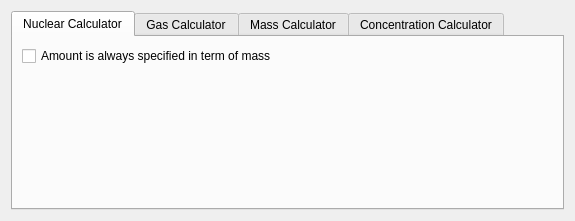
<?xml version="1.0" encoding="UTF-8"?>
<ui version="4.0">
 <class>setupCalc</class>
 <widget class="QWidget" name="setupCalc">
  <property name="geometry">
   <rect>
    <x>0</x>
    <y>0</y>
    <width>575</width>
    <height>221</height>
   </rect>
  </property>
  <layout class="QVBoxLayout" name="verticalLayout">
   <item>
    <widget class="QTabWidget" name="tabWidget">
     <property name="toolTip">
      <string>&lt;big&gt;The settings of the molecular concentration calculator&lt;/big&gt;</string>
     </property>
     <property name="currentIndex">
      <number>0</number>
     </property>
     <widget class="QWidget" name="nuclear">
      <attribute name="title">
       <string>Nuclear Calculator</string>
      </attribute>
      <layout class="QVBoxLayout" name="verticalLayout_5">
       <item>
        <widget class="QCheckBox" name="kcfg_mass">
         <property name="text">
          <string>Amount is always specified in term of mass</string>
         </property>
        </widget>
       </item>
       <item>
        <spacer name="verticalSpacer_4">
         <property name="orientation">
          <enum>Qt::Vertical</enum>
         </property>
         <property name="sizeHint" stdset="0">
          <size>
           <width>20</width>
           <height>171</height>
          </size>
         </property>
        </spacer>
       </item>
      </layout>
     </widget>
     <widget class="QWidget" name="gas">
      <attribute name="title">
       <string>Gas Calculator</string>
      </attribute>
      <layout class="QVBoxLayout" name="verticalLayout_2">
       <item>
        <layout class="QHBoxLayout" name="horizontalLayout">
         <item>
          <widget class="QCheckBox" name="kcfg_ideal">
           <property name="text">
            <string>Assume Gas is ideal (i.e. do not show Van der Waals co-efficients)</string>
           </property>
           <property name="checked">
            <bool>true</bool>
           </property>
          </widget>
         </item>
        </layout>
       </item>
       <item>
        <spacer name="verticalSpacer">
         <property name="orientation">
          <enum>Qt::Vertical</enum>
         </property>
         <property name="sizeHint" stdset="0">
          <size>
           <width>20</width>
           <height>142</height>
          </size>
         </property>
        </spacer>
       </item>
      </layout>
     </widget>
     <widget class="QWidget" name="tab_2">
      <attribute name="title">
       <string>Mass Calculator</string>
      </attribute>
      <layout class="QVBoxLayout" name="verticalLayout_4">
       <item>
        <widget class="QCheckBox" name="kcfg_alias">
         <property name="text">
          <string>Show details such as aliases</string>
         </property>
        </widget>
       </item>
       <item>
        <widget class="QCheckBox" name="checkBox">
         <property name="text">
          <string>Show the add alias tab</string>
         </property>
        </widget>
       </item>
       <item>
        <spacer name="verticalSpacer_3">
         <property name="orientation">
          <enum>Qt::Vertical</enum>
         </property>
         <property name="sizeHint" stdset="0">
          <size>
           <width>20</width>
           <height>40</height>
          </size>
         </property>
        </spacer>
       </item>
      </layout>
     </widget>
     <widget class="QWidget" name="tab_3">
      <attribute name="title">
       <string>Concentration Calculator</string>
      </attribute>
      <layout class="QVBoxLayout" name="verticalLayout_3">
       <item>
        <widget class="QCheckBox" name="kcfg_soluteMass">
         <property name="text">
          <string>Amount of solute is always specified in terms of mass</string>
         </property>
        </widget>
       </item>
       <item>
        <widget class="QCheckBox" name="kcfg_solventVolume">
         <property name="text">
          <string>Amount of solvent is always specified in terms of volume</string>
         </property>
        </widget>
       </item>
       <item>
        <spacer name="verticalSpacer_2">
         <property name="orientation">
          <enum>Qt::Vertical</enum>
         </property>
         <property name="sizeHint" stdset="0">
          <size>
           <width>20</width>
           <height>142</height>
          </size>
         </property>
        </spacer>
       </item>
      </layout>
     </widget>
    </widget>
   </item>
  </layout>
 </widget>
 <resources/>
 <connections/>
</ui>
